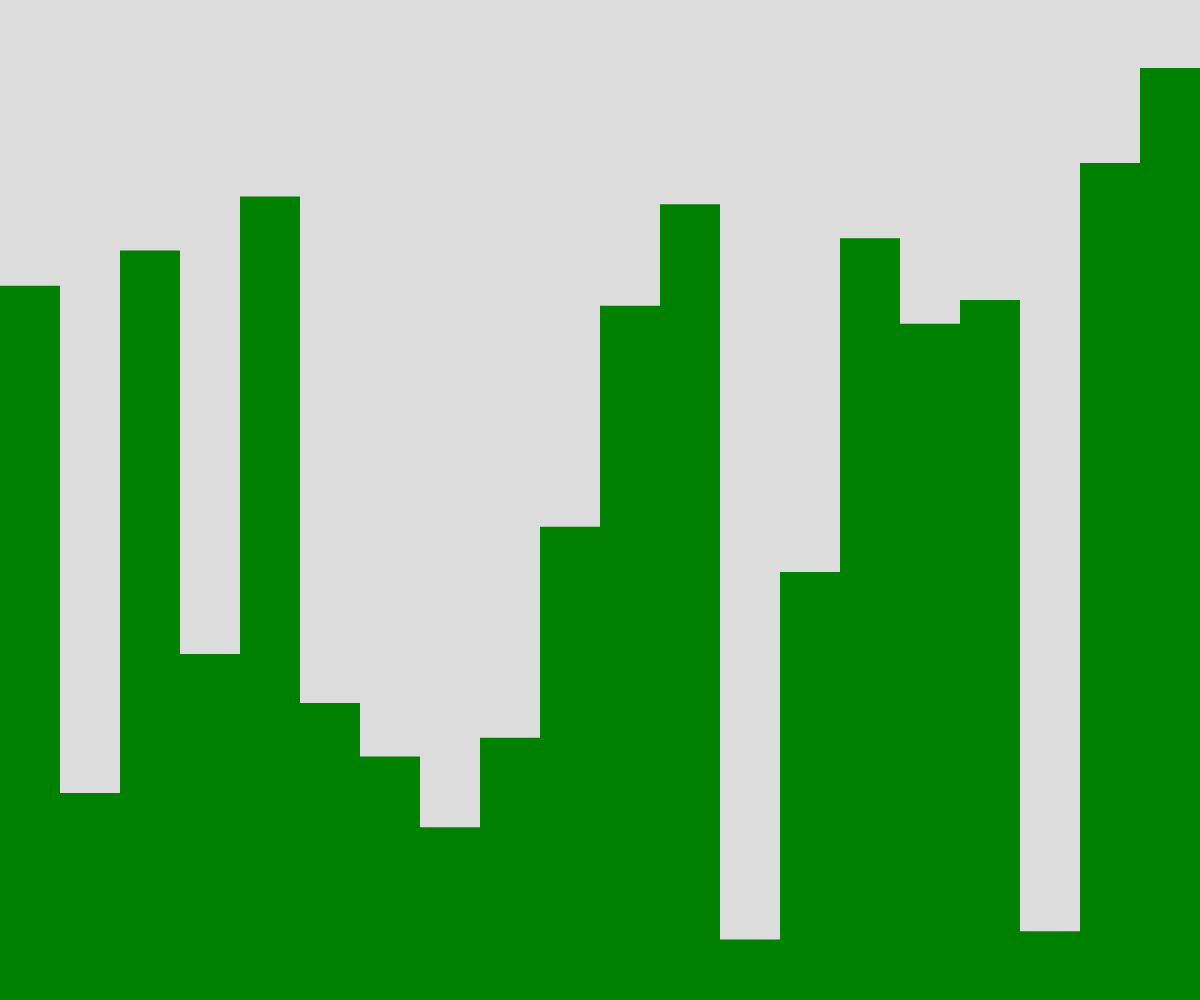
Frame 1 (no input)
Frame 60 (no input): identical to frame 1, image omitted
Frame 120 (the mouse pressed at the canvas centre since frame 60): identical to frame 1, image omitted

The p5.js sketch that drew this single still picture (run headless with seeded random() and noise() and a simulated clock; from frame 60 on, the mouse is pressed at the canvas centre):

// p5.js sketch
// ── sketch.js
// Project Title
// Your Name
// Date
//
// Extra for Experts:
// - describe what you did to take this project "above and beyond"

let terrain  = [];
const NUMBER_OF_RECTS = 20;

function setup() {
  createCanvas(windowWidth, windowHeight);
  generateTerrain(width/NUMBER_OF_RECTS);

  
}
function generateTerrain(widthOfRect){
  let time = 0;
  let deltaTime = 0.01;
  for (let i = 0; i< NUMBER_OF_RECTS;i++){
    let theHeight = noise(time)*height;
    terrain.push(spawnRect(i*widthOfRect,random(height),widthOfRect));
    time+=deltaTime;
  }
}

function draw() {
  background(220);
  noStroke();
  fill("green");
  for (let someRect of terrain){
    rect(someRect.x,someRect.y,someRect.w,someRect.h);
  }
}
function spawnRect(leftside,rectHeight, rectWidth){
  let theRect = {
    x: leftside,
    y: height-rectHeight,
    w:rectWidth,
    h:rectHeight,


  };
  return theRect;
}
